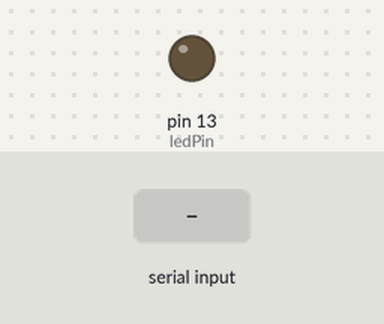
This sketch was run on a simulated Arduino Uno, built with avr-gcc and run on an emulated ATmega328P. Parts: output pins drawn as LEDs (lit = HIGH). The inputs (shaded band) are chosen by the test bench. What the sketch prints to the serial monitor is not drawn.

Above: at 1.2 s.
1.3 s: "1" received over Serial
At 2.0 s:
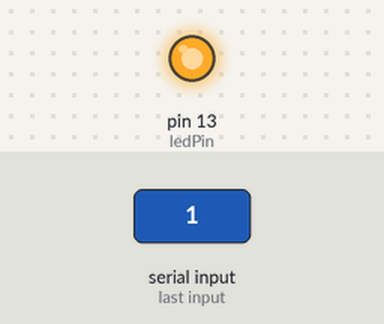
2.8 s: "0" received over Serial
At 3.2 s:
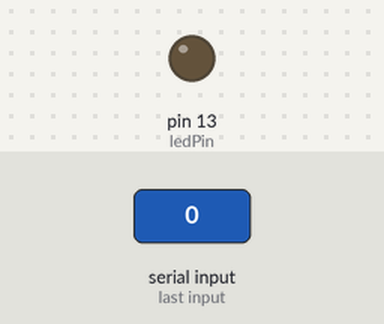
Timing chart, 0 to 5.8 s (numbered marks = the images above; inputs shaded):
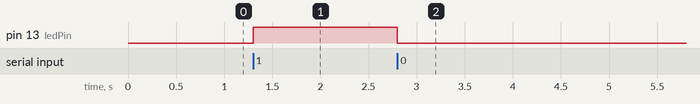

Measured:
- after the input at 1.3 s, pin 13 (ledPin): LOW → HIGH at once
- after the input at 2.8 s, pin 13 (ledPin): HIGH → LOW at once

The sketch:

serial_ex1.ino
```cpp
const int ledPin = 13;

void setup() {
  pinMode(ledPin,OUTPUT);
  Serial.begin(9600);
  Serial.print("type '1' for led on, type '0' for led off\n");
}

void loop() {
  if(Serial.available() > 0){

    char ch = Serial.read();

    if(ch == '1'){
      digitalWrite(ledPin, HIGH);
    }
    else if(ch == '0'){
      digitalWrite(ledPin, LOW );
    }
    else{
      Serial.println("wrong input! type '0' or '1'.");
    }
  }
}
```
